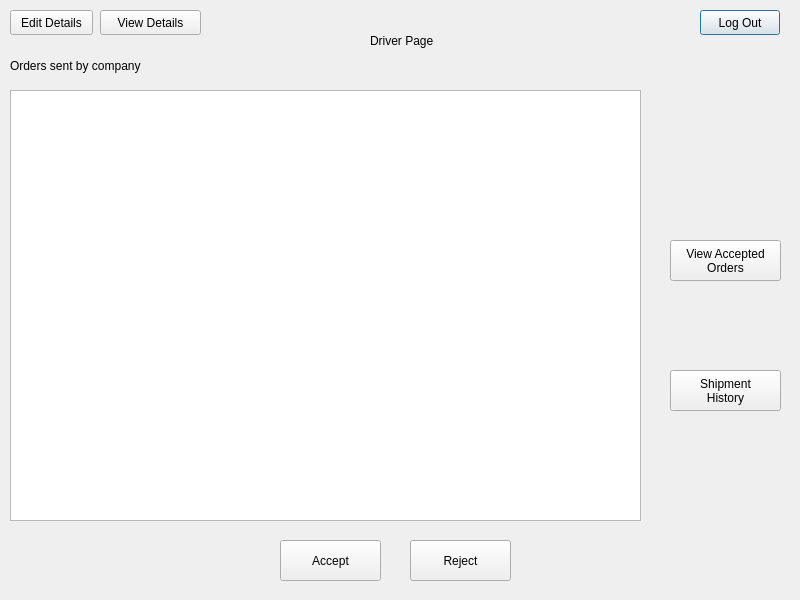
<?xml version="1.0" encoding="UTF-8"?>
<ui version="4.0">
 <class>drivermainpage</class>
 <widget class="QDialog" name="drivermainpage">
  <property name="geometry">
   <rect>
    <x>0</x>
    <y>0</y>
    <width>800</width>
    <height>600</height>
   </rect>
  </property>
  <property name="windowTitle">
   <string>Dialog</string>
  </property>
  <widget class="QPushButton" name="logoutButton">
   <property name="geometry">
    <rect>
     <x>700</x>
     <y>10</y>
     <width>80</width>
     <height>25</height>
    </rect>
   </property>
   <property name="sizePolicy">
    <sizepolicy hsizetype="Fixed" vsizetype="Fixed">
     <horstretch>0</horstretch>
     <verstretch>0</verstretch>
    </sizepolicy>
   </property>
   <property name="minimumSize">
    <size>
     <width>0</width>
     <height>25</height>
    </size>
   </property>
   <property name="text">
    <string>Log Out</string>
   </property>
  </widget>
  <widget class="QPushButton" name="viewDetailsButton">
   <property name="geometry">
    <rect>
     <x>100</x>
     <y>10</y>
     <width>101</width>
     <height>25</height>
    </rect>
   </property>
   <property name="text">
    <string>View Details</string>
   </property>
  </widget>
  <widget class="QPushButton" name="editDetailsButton">
   <property name="geometry">
    <rect>
     <x>10</x>
     <y>10</y>
     <width>83</width>
     <height>25</height>
    </rect>
   </property>
   <property name="sizePolicy">
    <sizepolicy hsizetype="Fixed" vsizetype="Fixed">
     <horstretch>0</horstretch>
     <verstretch>0</verstretch>
    </sizepolicy>
   </property>
   <property name="minimumSize">
    <size>
     <width>0</width>
     <height>25</height>
    </size>
   </property>
   <property name="text">
    <string>Edit Details</string>
   </property>
  </widget>
  <widget class="QTableWidget" name="driverOrderTable">
   <property name="geometry">
    <rect>
     <x>10</x>
     <y>90</y>
     <width>631</width>
     <height>431</height>
    </rect>
   </property>
  </widget>
  <widget class="QLabel" name="orderLabel">
   <property name="geometry">
    <rect>
     <x>10</x>
     <y>50</y>
     <width>201</width>
     <height>31</height>
    </rect>
   </property>
   <property name="text">
    <string>Orders sent by company</string>
   </property>
  </widget>
  <widget class="QPushButton" name="acceptOrderButton">
   <property name="geometry">
    <rect>
     <x>280</x>
     <y>540</y>
     <width>101</width>
     <height>41</height>
    </rect>
   </property>
   <property name="text">
    <string>Accept</string>
   </property>
  </widget>
  <widget class="QPushButton" name="rejectOrderButton">
   <property name="geometry">
    <rect>
     <x>410</x>
     <y>540</y>
     <width>101</width>
     <height>41</height>
    </rect>
   </property>
   <property name="text">
    <string>Reject</string>
   </property>
  </widget>
  <widget class="QPushButton" name="viewAOrdersButton">
   <property name="geometry">
    <rect>
     <x>670</x>
     <y>240</y>
     <width>111</width>
     <height>41</height>
    </rect>
   </property>
   <property name="text">
    <string>View Accepted
Orders</string>
   </property>
  </widget>
  <widget class="QLabel" name="label">
   <property name="geometry">
    <rect>
     <x>370</x>
     <y>30</y>
     <width>131</width>
     <height>21</height>
    </rect>
   </property>
   <property name="text">
    <string>Driver Page</string>
   </property>
  </widget>
  <widget class="QPushButton" name="viewSHButton">
   <property name="geometry">
    <rect>
     <x>670</x>
     <y>370</y>
     <width>111</width>
     <height>41</height>
    </rect>
   </property>
   <property name="text">
    <string>Shipment
History</string>
   </property>
  </widget>
 </widget>
 <resources/>
 <connections/>
</ui>
